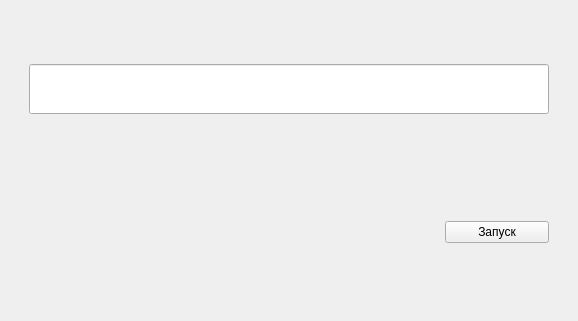
<?xml version="1.0" encoding="UTF-8"?>
<ui version="4.0">
 <class>LightMenuWidget</class>
 <widget class="QWidget" name="LightMenuWidget">
  <property name="geometry">
   <rect>
    <x>0</x>
    <y>0</y>
    <width>578</width>
    <height>321</height>
   </rect>
  </property>
  <property name="windowTitle">
   <string>Form</string>
  </property>
  <layout class="QHBoxLayout" name="horizontalLayout_2">
   <item>
    <widget class="QWidget" name="widget" native="true">
     <layout class="QVBoxLayout" name="verticalLayout">
      <item>
       <widget class="QWidget" name="widget_3" native="true">
        <layout class="QHBoxLayout" name="horizontalLayout_3">
         <item>
          <widget class="QLineEdit" name="lineEdit">
           <property name="minimumSize">
            <size>
             <width>0</width>
             <height>50</height>
            </size>
           </property>
          </widget>
         </item>
        </layout>
       </widget>
      </item>
      <item>
       <widget class="QWidget" name="widget_2" native="true">
        <layout class="QHBoxLayout" name="horizontalLayout" stretch="4,1">
         <item>
          <spacer name="horizontalSpacer">
           <property name="orientation">
            <enum>Qt::Horizontal</enum>
           </property>
           <property name="sizeHint" stdset="0">
            <size>
             <width>411</width>
             <height>20</height>
            </size>
           </property>
          </spacer>
         </item>
         <item>
          <widget class="QPushButton" name="pushButton">
           <property name="text">
            <string>Запуск</string>
           </property>
          </widget>
         </item>
        </layout>
       </widget>
      </item>
     </layout>
    </widget>
   </item>
  </layout>
 </widget>
 <resources/>
 <connections/>
</ui>
